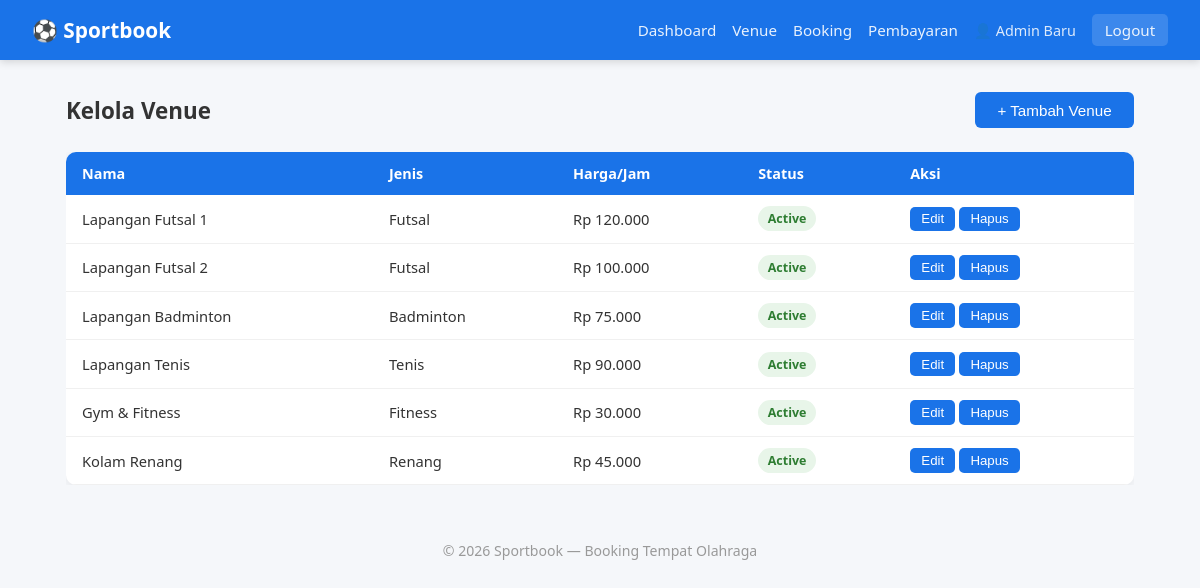
/public/admin/venues (signed in), run on the app's committed database.
### tables this page shows
CREATE TABLE `venues` (
  `id` int(11) NOT NULL,
  `nama` varchar(100) NOT NULL,
  `jenis_olahraga` varchar(50) NOT NULL,
  `alamat` text NOT NULL,
  `deskripsi` text DEFAULT NULL,
  `harga_per_jam` decimal(10,2) NOT NULL,
  `foto` varchar(255) DEFAULT NULL,
  `status` enum('active','inactive') DEFAULT 'active',
  `created_at` timestamp NOT NULL DEFAULT current_timestamp()
);

### core/Controller.php (called while the page is built, shortened)
<?php
class Controller {
    protected function view(string $view, array $data = []): void {
        extract($data);
        require_once ROOT_PATH . '/app/views/layouts/header.php';
        require_once ROOT_PATH . '/app/views/' . $view . '.php';
        require_once ROOT_PATH . '/app/views/layouts/footer.php';
    }
}

### app/controllers/AdminController.php (called while the page is built, shortened)
<?php
class AdminController extends Controller {
    private Venue $venue;
    public function __construct() {
        $this->venue   = new Venue();
    }
    public function venues(): void {
        $venues = $this->venue->findAll();
        $this->view('admin/venues', ['venues' => $venues, 'error' => flashGet('error'), 'success' => flashGet('success')]);
    }
}

### core/App.php (called while the page is built, shortened)
<?php
require_once ROOT_PATH . '/config/database.php';
require_once ROOT_PATH . '/core/Router.php';
require_once ROOT_PATH . '/core/Controller.php';
require_once ROOT_PATH . '/core/Model.php';
require_once ROOT_PATH . '/app/helpers/functions.php';
class App {
    private Router $router;
    public function __construct() {
        $this->router = new Router();
    }
    public function run(): void {
        $url    = $_GET['url'] ?? '';
        $method = $_SERVER['REQUEST_METHOD'];
        $this->router->dispatch($url, $method);
    }
}

### public/index.php (called while the page is built, shortened)
<?php
require_once ROOT_PATH . '/core/App.php';
$app = new App();
$app->run();

### config/database.php (called while the page is built, shortened)
<?php
function getDB(): PDO {
    static $pdo = null;
    if ($pdo === null) {
        $dsn = "mysql:host=" . DB_HOST . ";dbname=" . DB_NAME . ";charset=" . DB_CHARSET;
        $options = [
            PDO::ATTR_ERRMODE            => PDO::ERRMODE_EXCEPTION,
            PDO::ATTR_DEFAULT_FETCH_MODE => PDO::FETCH_ASSOC,
            PDO::ATTR_EMULATE_PREPARES   => false,
        ];
        $pdo = new PDO($dsn, DB_USER, DB_PASS, $options);
    }
    return $pdo;
}

### core/Model.php (called while the page is built, shortened)
<?php
class Model {
    protected PDO $db;
    protected string $table = '';
    public function __construct() {
        $this->db = getDB();
    }
    protected function query(string $sql, array $params = []): PDOStatement {
        $stmt = $this->db->prepare($sql);
        $stmt->execute($params);
        return $stmt;
    }
    public function findAll(string $where = '', array $params = []): array {
        $sql = "SELECT * FROM {$this->table}" . ($where ? " WHERE $where" : '');
        return $this->query($sql, $params)->fetchAll();
    }
}

### app/helpers/functions.php (called while the page is built, shortened)
<?php
function e(string $str): string {
    return htmlspecialchars($str, ENT_QUOTES, 'UTF-8');
}
function formatRupiah(float $amount): string {
    return 'Rp ' . number_format($amount, 0, ',', '.');
}

### app/views/admin/venues.php (the view, shortened to what this page needs)
<div class="page-header">
    <h2>Kelola Venue</h2>
    <button onclick="document.getElementById('modal-add').style.display='flex'" class="btn-primary">+ Tambah Venue</button>
</div>
<div class="table-wrap">
<table class="table">
    <thead><tr><th>Nama</th><th>Jenis</th><th>Harga/Jam</th><th>Status</th><th>Aksi</th></tr></thead>
    <tbody>
    <?php foreach ($venues as $v): ?>
        <tr>
            <td><?= e($v['nama']) ?></td>
            <td><?= e($v['jenis_olahraga']) ?></td>
            <td><?= formatRupiah($v['harga_per_jam']) ?></td>
            <td><span class="badge badge-<?= $v['status'] ?>"><?= ucfirst($v['status']) ?></span></td>
            <td>
                <button onclick="openEdit(<?= htmlspecialchars(json_encode($v), ENT_QUOTES) ?>)" class="btn-sm">Edit</button>
                <form method="POST" action="<?= BASE_URL ?>/admin/venues/delete" style="display:inline"
                      onsubmit="return confirm('Hapus venue ini?')">
                    <button type="submit" class="btn-sm btn-danger">Hapus</button>
                </form>
            </td>
        </tr>
    <?php endforeach; ?>
    </tbody>
</table>
</div>

### core/Router.php (shortened to what this page needs)
<?php
class Router {
    private array $routes = [];
    public function add(string $method, string $path, string $controller, string $action): void {
        $this->routes[] = compact('method', 'path', 'controller', 'action');
    }
    public function dispatch(string $url, string $method): void {
        $url = trim($url, '/');
        foreach ($this->routes as $route) {
            $pattern = preg_replace('/\{[^}]+\}/', '([^/]+)', $route['path']);
            $pattern = '#^' . $pattern . '$#';
            if ($route['method'] === $method && preg_match($pattern, $url, $matches)) {
                array_shift($matches);
                $controller = new $route['controller']();
                call_user_func_array([$controller, $route['action']], $matches);
                return;
            }
        }
    }
}

### public/css/style.css (style rules this page uses)
*, *::before, *::after { box-sizing: border-box; margin: 0; padding: 0; }
body { font-family: 'Segoe UI', sans-serif; background: #f5f7fa; color: #333; }
.btn-primary { background: #1a73e8; color: #fff; border: none; padding: .6rem 1.4rem; border-radius: 6px; cursor: pointer; font-size: .95rem; text-decoration: none; display: inline-block; transition: background .2s; }
.btn-danger { background: #e53935; color: #fff; border: none; padding: .4rem .8rem; border-radius: 5px; cursor: pointer; font-size: .85rem; }
.btn-sm { background: #1a73e8; color: #fff; border: none; padding: .3rem .7rem; border-radius: 5px; cursor: pointer; font-size: .83rem; text-decoration: none; display: inline-block; }
.badge { display: inline-block; padding: .25rem .6rem; border-radius: 20px; font-size: .78rem; font-weight: 600; }
.badge-active, .badge-confirmed, .badge-verified { background: #e8f5e9; color: #2e7d32; }
.table-wrap { overflow-x: auto; }
.table { width: 100%; border-collapse: collapse; background: #fff; border-radius: 10px; overflow: hidden; box-shadow: 0 2px 10px rgba(0,0,0,.07); }
.table th { background: #1a73e8; color: #fff; padding: .75rem 1rem; text-align: left; font-size: .9rem; }
.table td { padding: .7rem 1rem; border-bottom: 1px solid #f0f0f0; font-size: .92rem; vertical-align: middle; }
.page-header { display: flex; justify-content: space-between; align-items: center; margin-bottom: 1.5rem; }
.page-header h2 { font-size: 1.4rem; }

### data on the page
venues: nama "Lapangan Futsal 1", jenis_olahraga "Futsal", harga_per_jam "Rp 120.000", status "Active"
venues: nama "Lapangan Futsal 2", jenis_olahraga "Futsal", harga_per_jam "Rp 100.000", status "Active"
venues: nama "Lapangan Badminton", jenis_olahraga "Badminton", harga_per_jam "Rp 75.000", status "Active"
venues: nama "Lapangan Tenis", jenis_olahraga "Tenis", harga_per_jam "Rp 90.000", status "Active"
venues: nama "Gym & Fitness", jenis_olahraga "Fitness", harga_per_jam "Rp 30.000", status "Active"
venues: nama "Kolam Renang", jenis_olahraga "Renang", harga_per_jam "Rp 45.000", status "Active"
